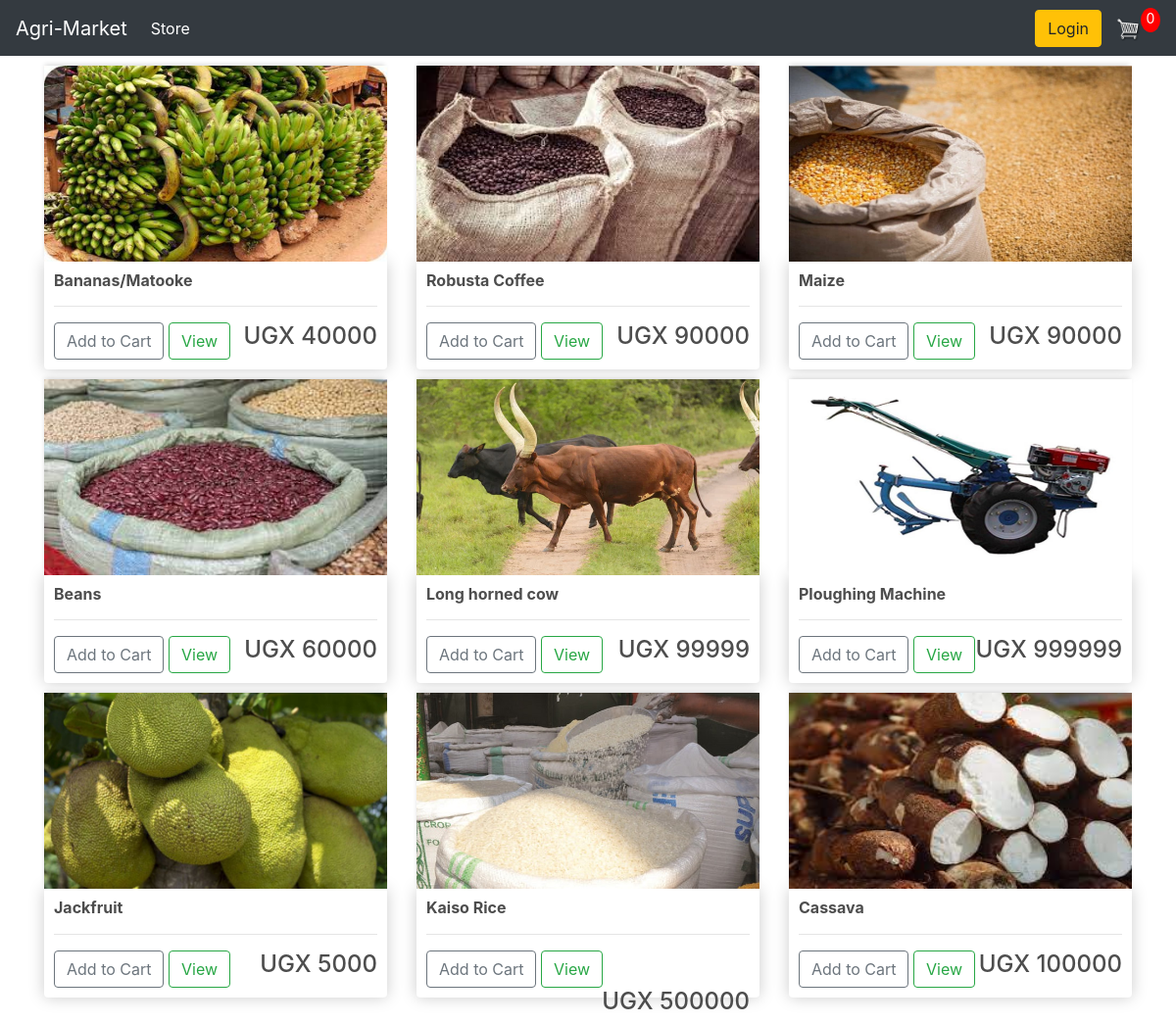
The app's page /, older data.
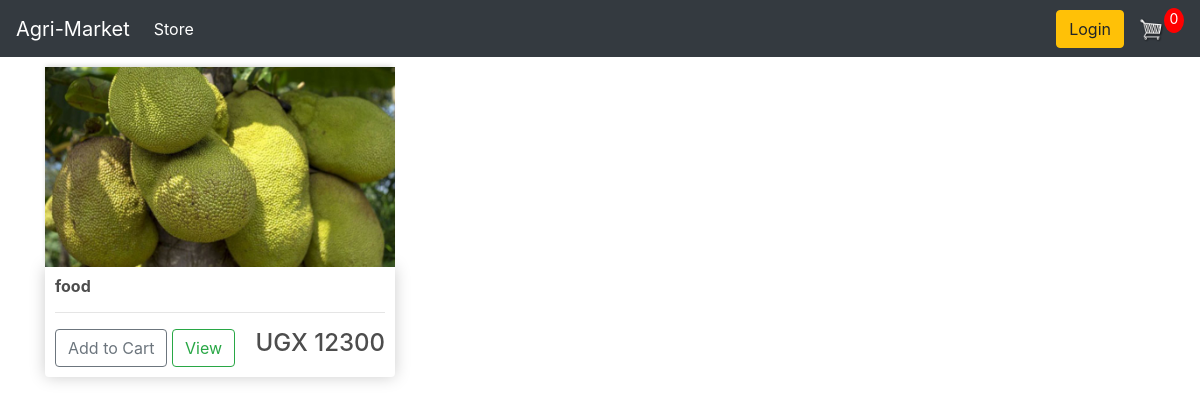
The same page, newer data.
### store/models.py (models this page shows, shortened)
class Product(models.Model):
    name = models.CharField(max_length=200, null=True)
    price = models.DecimalField(max_digits=12, decimal_places=4)
    digital = models.BooleanField(default=False, null=True, blank=False)
    image = models.ImageField(null=True, blank=True)
    @property
    def imageURL(self):
        try:
            url = self.image.url
        except:
            url = ''
        return url

### store/views.py (the view)
# urls.py: path('', include('store.urls')),
def store(request):
    data = cartData(request)
    cartItems = data['cartItems']
    products = Product.objects.all()
    context = {"products": products}
    return render(request, "store/store.html", context)

### store/context_processors.py (called while the page is built)
def cart_data(request):
    print(request.COOKIES)
    cart_items = request.COOKIES.get('cart')
    cart = json.loads(cart_items) if cart_items else []
    return {
        'cartItems': cart,
    }

### store/utils.py (called while the page is built, shortened)
def cookieCart(request):
    try:
        cart = json.loads(request.COOKIES['cart'])
    except:
        cart = {}
    print('Cart:', cart)
    items = []
    order = {'get_cart_total': 0, 'get_cart_items': 0}
    cartItems = order['get_cart_items']
    return {'cartItems':cartItems, 'order':order, 'items':items}

def cartData(request):
    if request.user.is_authenticated:
        customer = Customer.objects.create(
            user=request.user,
            name=request.user.username,
            email=request.user.email
        )
        order, created = Order.objects.get_or_create(customer=customer, complete=False)
        items = order.orderitem_set.all()
        cartItems = order.get_cart_items
    else:
        cookieData = cookieCart(request)
        cartItems = cookieData['cartItems']
        order = cookieData['order']
        items = cookieData['items']
    return {'cartItems':cartItems, 'order':order, 'items':items}

### store/templates/store/store.html
{% extends 'store/main.html' %}
{% load static %}
{% block content %}
    <div class="row">
        {% for product in products %}
        <div class="col-lg-4">
            <img class="thumbnail" src="{{product.imageURL}}">
            <div class="box-element product">
                <h6><strong>{{product.name}}</strong></h6>
                <hr>
                <button data-product={{product.id}} data-action="add" class="btn btn-outline-secondary add-btn update-cart">Add to Cart</button>
		        <a class="btn btn-outline-success" href="#">View</a>
		        <h4 style="display: inline-block;float: right">
                    UGX {{product.price|floatformat:0}}
                </h4>
            </div>
        </div>
        {% endfor %}
    </div>
{% endblock content %}

Row changes from the older to the newer data that the page shows:
removed Product: imageURL (picture), name "Bananas/Matooke", price "40000"
removed Product: imageURL (picture), name "Robusta Coffee", price "90000"
removed Product: imageURL (picture), name "Maize", price "90000"
removed Product: imageURL (picture), name "Beans", price "60000"
removed Product: imageURL (picture), name "Long horned cow", price "99999"
removed Product: imageURL (picture), name "Ploughing Machine", price "999999"
removed Product: imageURL (picture), name "Jackfruit", price "5000"
removed Product: imageURL (picture), name "Kaiso Rice", price "500000"
removed Product: imageURL (picture), name "Cassava", price "100000"
added Product: imageURL (picture), name "food", price "12300"
